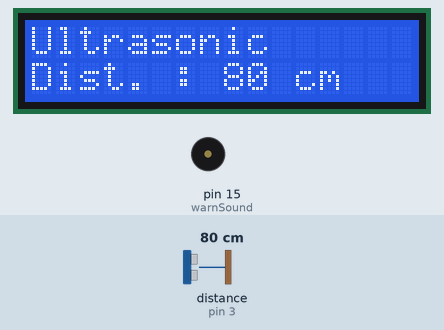
This sketch was run on a simulated Arduino Uno, built with avr-gcc and run on an emulated ATmega328P. On the bench: 16×2 character LCD, buzzer (waves = sounding). Wiring (inferred from the names in the program): ultrasonic range finder: trigger pin 2; echo pin 3. The test bench sets the inputs (shaded band); at power-on: distance to the obstacle (sensor on pin 3) 80 cm. The echo pulse lasts 58.3 µs per cm; what the sketch prints to the serial monitor is not drawn.

Above: at 1.2 s.
1.3 s: distance to the obstacle (sensor on pin 3) set to 11 cm
At 1.9 s:
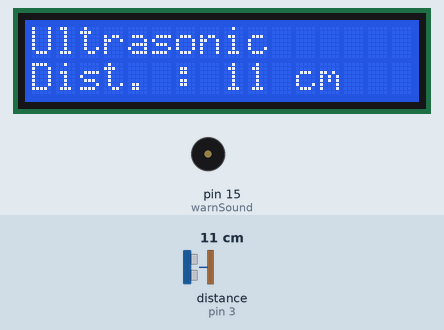
2.8 s: distance to the obstacle (sensor on pin 3) set to 8 cm
At 3.21 s:
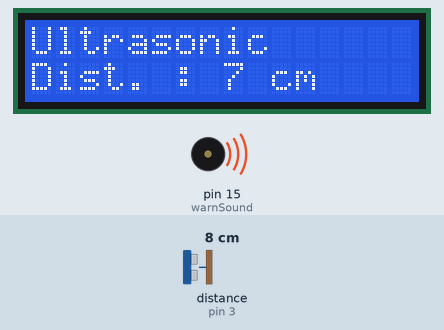
5.1 s: distance to the obstacle (sensor on pin 3) set to 18 cm
At 6.4 s:
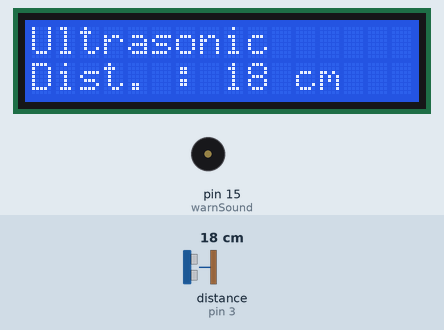
Timing chart, 0 to 8.1 s (numbered marks = the images above; inputs shaded):
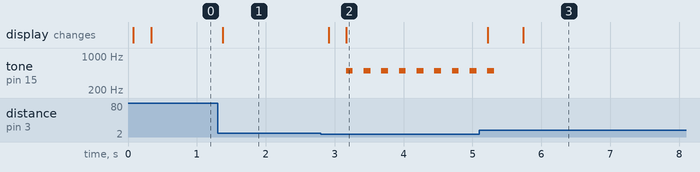

The sketch:

UltraSensor_005.ino
```cpp
#include <LiquidCrystal.h>

// 초음파센서의 Trig, Echo 핀을 매크로 상수로 선언합니다. #define TRIG 2
#define TRIG 2
#define ECHO 3
long distance;
int warnSound = 15;

LiquidCrystal lcd(8, 9, 4, 5, 6, 7);
// initialize the library with the numbers of the interface pins

void setup(){
  Serial.begin(9600);

  // 초음파센서의 Trig를 출력 모드로 설정합니다.
  pinMode(TRIG, OUTPUT);
  // 초음파센서의 Echo를 입력 모드로 설정합니다.
  pinMode(ECHO, INPUT);
  // set up the LCD's number of columns and rows

  pinMode(warnSound, OUTPUT);
  lcd.begin(16, 2);
}

void title(){
  lcd.setCursor(0, 0);
  lcd.print("Ultrasonic");
}

void ultraSensor(float _distanceTrans){
    // 다음은 초음파센서의 Trig에서 초음파를 발사하는 코드입니다.
  digitalWrite(TRIG, LOW);
  delayMicroseconds(2);
  digitalWrite(TRIG, HIGH);
  delayMicroseconds(10);

  digitalWrite(TRIG, LOW);
  // pulseIn명령어를 통해 Echo핀에 초음파가 들어오는 시간을 계산합니다.
  // pulseIn에서 반환된 값에 58.2를 나눈 이유는 시간을 cm로 변경하기 위해서입니다.
  distance = pulseIn(ECHO, HIGH)/_distanceTrans;
}

void lcd_Display(){
  lcd.clear();
  title();
  lcd.print("Dist. : ");
  lcd.print(distance);
  lcd.print(" cm");
}

void lcd_DisplayMod(int _delay, int _abnormalValue){
  lcd.clear();
  title();
  lcd.setCursor(0, 1);
  lcd.print("Dist. : ");

  if(distance > _abnormalValue){
    lcd.print("abnormal");
  } else {
    lcd.print(distance);
  }

  lcd.print(" cm");
  Serial.println(distance);
  delay(_delay);
}

void warningSound(int _cm, int _fre, int _time){
  if(distance < _cm){
    tone(warnSound, _fre, _time);
    Serial.println("Warning");
  } else {
    noTone(warnSound);
  }
}

void loop(){
  ultraSensor(58.2);
//  lcd_Display();
  lcd_DisplayMod(250,2000);
  warningSound(10, 500, 100);
}
```

Measured:
- the behaviour switches between 10 and 9 cm on distance to the obstacle (sensor on pin 3) (found by bisection; images 1 and 2)
- after the input at 1.3 s, the display: changes after 0.07 s (image 1)
- after the input at 2.8 s, tone on pin 15 (warnSound): alternates 500 Hz for 0.10 s and silent for 0.16 s, starting after 0.37 s; the display: first changes after 0.12 s (image 2 shows a later state)
- after the input at 5.1 s, tone on pin 15 (warnSound): goes on until 5.3 s, then stays silent; the display: first changes after 0.13 s (image 3 shows a later state)
